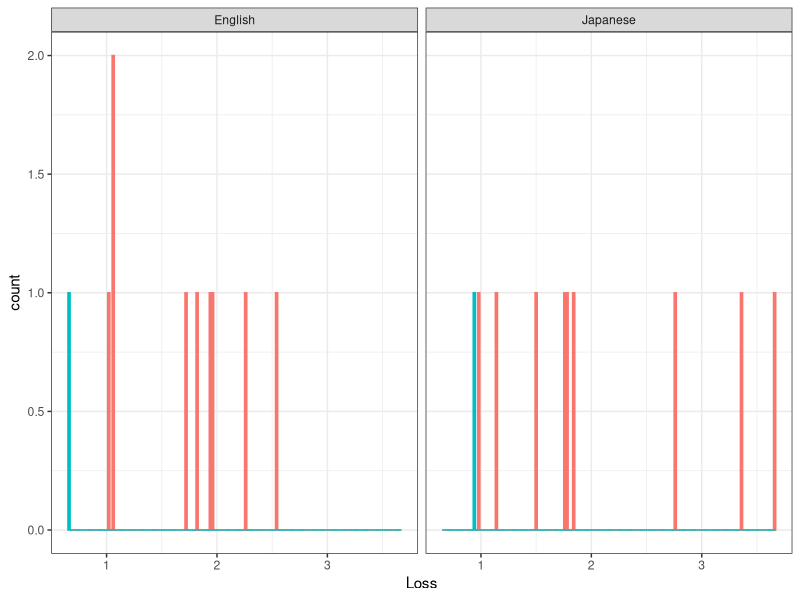

The R source for this figure:
best = read.csv("best-two.csv")

library(dplyr)
library(tidyr)

data = read.csv("cky-summary.tsv", sep="\t")

data = merge(data, best %>% select(Language, Model) %>% rename(BestModel = Model), by=c("Language"))

data = data %>% filter(Directory != "manual_output_funchead_two_coarse_final" | Model == BestModel)
data = data %>% filter(Directory %in% c("manual_output_funchead_two_coarse_final", "manual_output_funchead_RANDOM"))

library(ggplot2)
#plot = ggplot(data=data, aes(x=Loss, group=Directory, color=Directory, fill = Directory)) + 
#      geom_bar(width=0.03) +  theme_bw()

plot = ggplot(data=data, aes(x=Loss, group=Directory, color=Directory, fill = Directory)) + 
      geom_histogram(binwidth=0.02)  + facet_grid(~Language) + theme_bw() + theme(legend.position="none")

#plot = ggplot(data=data, aes(x=Loss+Gold, group=Directory, color=Directory, fill = Directory)) + 
#      geom_histogram(binwidth=0.05)  + facet_grid(~Language) + theme_bw() + theme(legend.position="none")


ggsave(plot=plot, filename="figures/cky-parse.pdf")


